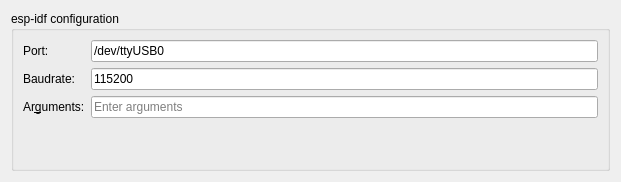
<?xml version="1.0" encoding="UTF-8"?>
<ui version="4.0">
 <class>BrowserAppPage</class>
 <widget class="QWidget" name="BrowserAppPage">
  <property name="geometry">
   <rect>
    <x>0</x>
    <y>0</y>
    <width>621</width>
    <height>182</height>
   </rect>
  </property>
  <layout class="QVBoxLayout" name="verticalLayout">
   <item>
    <widget class="QGroupBox" name="groupBox">
     <property name="title">
      <string>esp-idf configuration</string>
     </property>
     <layout class="QFormLayout" name="formLayout">
      <item row="0" column="0">
       <widget class="QLabel" name="label_7">
        <property name="text">
         <string>Port:</string>
        </property>
       </widget>
      </item>
      <item row="0" column="1">
       <widget class="KLineEdit" name="port">
        <property name="text">
         <string>/dev/ttyUSB0</string>
        </property>
        <property name="clearButtonEnabled">
         <bool>false</bool>
        </property>
        <property name="showClearButton" stdset="0">
         <bool>false</bool>
        </property>
       </widget>
      </item>
      <item row="1" column="0">
       <widget class="QLabel" name="label_4">
        <property name="text">
         <string>Baudrate:</string>
        </property>
       </widget>
      </item>
      <item row="1" column="1">
       <widget class="KLineEdit" name="baudrate">
        <property name="text">
         <string>115200</string>
        </property>
       </widget>
      </item>
      <item row="2" column="0">
       <widget class="QLabel" name="label_3">
        <property name="text">
         <string>Ar&amp;guments:</string>
        </property>
        <property name="buddy">
         <cstring>arguments</cstring>
        </property>
       </widget>
      </item>
      <item row="2" column="1">
       <widget class="KLineEdit" name="arguments">
        <property name="toolTip">
         <string>Enter arguments to give to the executable</string>
        </property>
        <property name="placeholderText">
         <string>Enter arguments</string>
        </property>
        <property name="showClearButton" stdset="0">
         <bool>true</bool>
        </property>
       </widget>
      </item>
     </layout>
    </widget>
   </item>
  </layout>
 </widget>
 <customwidgets>
  <customwidget>
   <class>KLineEdit</class>
   <extends>QLineEdit</extends>
   <header>klineedit.h</header>
  </customwidget>
 </customwidgets>
 <resources/>
 <connections/>
</ui>
